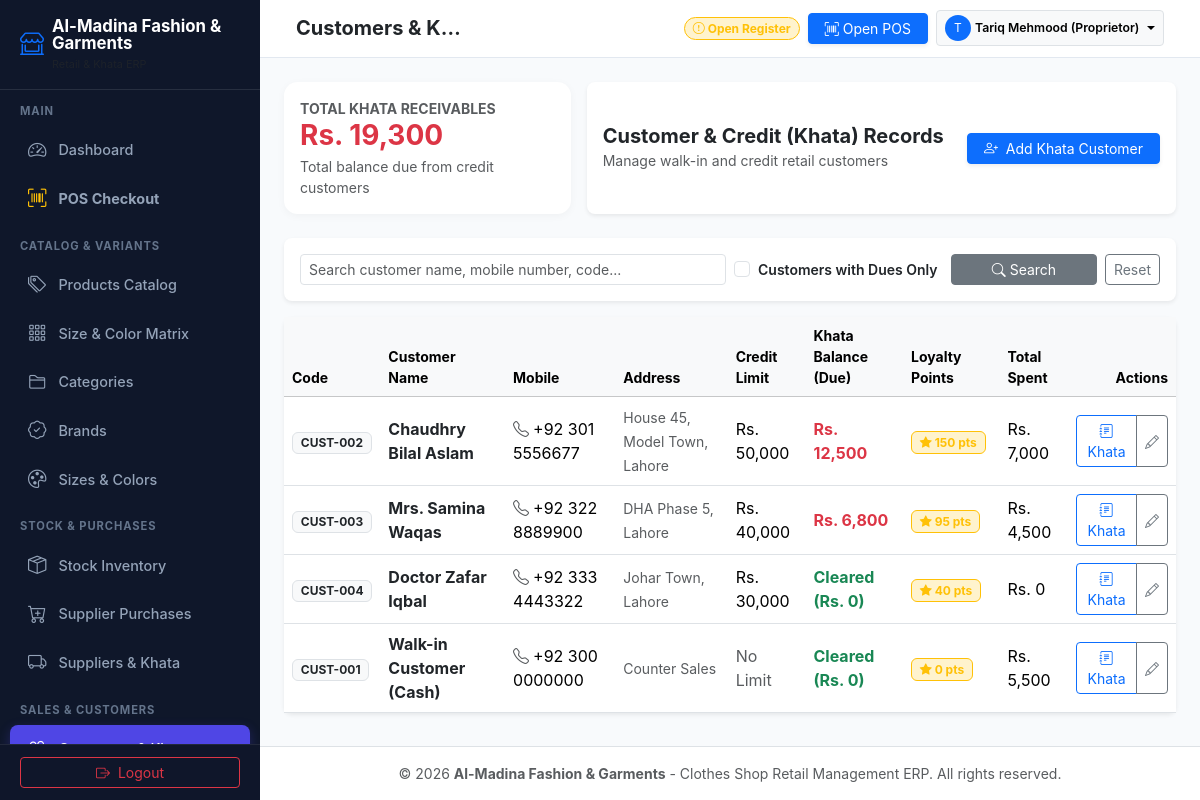
/customers.php (signed in), run on the app's committed database.
### tables this page shows
CREATE TABLE `customers` (
  `id` INT AUTO_INCREMENT PRIMARY KEY,
  `customer_code` VARCHAR(50) NOT NULL UNIQUE,
  `name` VARCHAR(100) NOT NULL,
  `phone` VARCHAR(30) NOT NULL,
  `address` TEXT NULL,
  `credit_limit` DECIMAL(12,2) NOT NULL DEFAULT 0.00,
  `opening_balance` DECIMAL(12,2) NOT NULL DEFAULT 0.00,
  `current_balance` DECIMAL(12,2) NOT NULL DEFAULT 0.00,
  `loyalty_points` INT NOT NULL DEFAULT 0,
  `status` ENUM('active', 'inactive') NOT NULL DEFAULT 'active',
  `created_at` TIMESTAMP DEFAULT CURRENT_TIMESTAMP
);

### config/helpers.php (called while the page is built, shortened)
<?php
function format_currency($amount, $currency = null) {
    if ($currency === null) {
        $currency = 'Rs. ';
    }
    return $currency . number_format((float)$amount, 0);
}

### customers.php (the view, shortened to what this page needs)
<?php
require_once __DIR__ . '/includes/header.php';
$q = trim($_GET['q'] ?? '');
$filter_due = isset($_GET['due_only']);
$where = ["1=1"];
$params = [];
$where_clause = implode(' AND ', $where);
$sql = "SELECT c.*,
               COUNT(s.id) AS total_invoices,
               COALESCE(SUM(s.net_total), 0) AS total_spent
        FROM customers c
        LEFT JOIN sales s ON c.id = s.customer_id AND s.sale_status = 'completed'
        WHERE $where_clause
        GROUP BY c.id
        ORDER BY c.current_balance DESC, c.name ASC";
$stmt = $pdo->prepare($sql);
$stmt->execute($params);
$customers = $stmt->fetchAll();
$totalReceivables = $pdo->query("SELECT COALESCE(SUM(current_balance), 0) FROM customers WHERE status = 'active'")->fetchColumn();
?>
<div class="row g-3 mb-4">
    <div class="col-12 col-md-6 col-xl-4">
        <div class="card kpi-card p-3 h-100">
            <span class="text-muted small fw-bold text-uppercase">Total Khata Receivables</span>
            <h3 class="fw-bold mb-1 text-danger"><?= format_currency($totalReceivables) ?></h3>
            <small class="text-muted">Total balance due from credit customers</small>
        </div>
    </div>
    <div class="col-12 col-md-6 col-xl-8">
        <div class="card border-0 shadow-sm rounded-3 p-3 h-100 d-flex flex-column justify-content-center">
            <div class="d-flex flex-wrap justify-content-between align-items-center gap-2">
                <div>
                    <h5 class="fw-bold mb-0">Customer & Credit (Khata) Records</h5>
                    <small class="text-muted">Manage walk-in and credit retail customers</small>
                </div>
                <button class="btn btn-primary btn-sm px-3 shadow-sm" data-bs-toggle="modal" data-bs-target="#addCustomerModal">
                    <i class="bi bi-person-plus me-1"></i> Add Khata Customer
                </button>
            </div>
        </div>
    </div>
</div>
<div class="card border-0 shadow-sm rounded-3 p-3 mb-3">
    <form method="GET" action="customers.php" class="row g-2 align-items-center">
        <div class="col-12 col-md-6">
            <input type="text" name="q" class="form-control form-control-sm" placeholder="Search customer name, mobile number, code..." value="<?= htmlspecialchars($q) ?>">
        </div>
        <div class="col-6 col-md-3">
            <div class="form-check">
                <input class="form-check-input" type="checkbox" name="due_only" id="dueOnlyCheck" <?= $filter_due ? 'checked' : '' ?>>
                <label class="form-check-label small fw-semibold" for="dueOnlyCheck">
                    Customers with Dues Only
                </label>
            </div>
        </div>
        <div class="col-6 col-md-3 d-flex gap-2">
            <button type="submit" class="btn btn-secondary btn-sm flex-grow-1"><i class="bi bi-search"></i> Search</button>
            <a href="customers.php" class="btn btn-outline-secondary btn-sm">Reset</a>
        </div>
    </form>
</div>
<div class="card border-0 shadow-sm rounded-3">
    <div class="table-responsive">
        <table class="table table-hover align-middle mb-0">
            <thead class="table-light small text-muted">
                <tr>
                    <th>Code</th>
                    <th>Customer Name</th>
                    <th>Mobile</th>
                    <th>Address</th>
                    <th>Credit Limit</th>
                    <th>Khata Balance (Due)</th>
                    <th>Loyalty Points</th>
                    <th>Total Spent</th>
                    <th class="text-end">Actions</th>
                </tr>
            </thead>
            <tbody>
                <?php if (empty($customers)): ?>
                    <tr><td colspan="9" class="text-center py-5 text-muted">No customers found.</td></tr>
                <?php else: ?>
                    <?php foreach ($customers as $c): ?>
                        <tr>
                            <td><span class="badge bg-light text-dark border"><?= htmlspecialchars($c['customer_code']) ?></span></td>
                            <td>
                                <strong class="text-dark"><?= htmlspecialchars($c['name']) ?></strong>
                            </td>
                            <td><i class="bi bi-telephone text-muted me-1"></i><?= htmlspecialchars($c['phone']) ?></td>
                            <td><small class="text-muted"><?= htmlspecialchars($c['address'] ?: 'Counter') ?></small></td>
                            <td><?= $c['credit_limit'] > 0 ? format_currency($c['credit_limit']) : '<span class="text-muted">No Limit</span>' ?></td>
                            <td>
                                <?php if ($c['current_balance'] > 0): ?>
                                    <strong class="text-danger fs-6"><?= format_currency($c['current_balance']) ?></strong>
                                <?php else: ?>
                                    <span class="text-success fw-bold">Cleared (Rs. 0)</span>
                                <?php endif; ?>
                            </td>
                            <td>
                                <span class="badge bg-warning-subtle text-warning border border-warning">
                                    <i class="bi bi-star-fill"></i> <?= $c['loyalty_points'] ?> pts
                                </span>
                            </td>
                            <td><?= format_currency($c['total_spent']) ?></td>
                            <td class="text-end">
                                <div class="btn-group btn-group-sm">
                                    <a href="customer_ledger.php?customer_id=<?= $c['id'] ?>" class="btn btn-outline-primary" title="Customer Khata Statement">
                                        <i class="bi bi-journal-text"></i> Khata
                                    </a>
                                    <button class="btn btn-outline-secondary" onclick='editCustomer(<?= json_encode($c) ?>)' title="Edit Customer">
                                        <i class="bi bi-pencil"></i>
                                    </button>
                                </div>
                            </td>
                        </tr>
                    <?php endforeach; ?>
                <?php endif; ?>
            </tbody>
        </table>
    </div>
</div>
<?php require_once __DIR__ . '/includes/footer.php'; ?>

### assets/css/clothes-retail.css (style rules this page uses)
:root { --cr-primary: #4f46e5; --cr-primary-hover: #4338ca; --cr-secondary: #0ea5e9; --cr-dark: #1e1b4b; --cr-sidebar-bg: #0f172a; --cr-sidebar-hover: #1e293b; --cr-accent: #f43f5e; --cr-bg: #f8fafc; --cr-card-bg: #ffffff; --cr-border: #e2e8f0; }
html, body { height: 100%; }
body { background-color: var(--cr-bg); font-family: -apple-system, BlinkMacSystemFont, "Segoe UI", Roboto, "Helvetica Neue", Arial, sans-serif; color: #334155; min-height: 100%; }
@media (min-width: 992px) { html, body { height: 100vh; overflow: hidden; } }
.kpi-card { border: none; border-radius: 0.85rem; background: #ffffff; box-shadow: 0 2px 8px rgba(0, 0, 0, 0.04); transition: transform 0.2s ease, box-shadow 0.2s ease; }
.table-responsive { -webkit-overflow-scrolling: touch; }

### data on the page
customers: customer_code "CUST-002", name "Chaudhry Bilal Aslam", phone "+92 301 5556677", address "House 45, Model Town, Lahore", credit_limit "Rs. 50,000", current_balance "Rs. 12,500", loyalty_points "150", total_spent "Rs. 7,000"
customers: customer_code "CUST-003", name "Mrs. Samina Waqas", phone "+92 322 8889900", address "DHA Phase 5, Lahore", credit_limit "Rs. 40,000", current_balance "Rs. 6,800", loyalty_points "95", total_spent "Rs. 4,500"
customers: customer_code "CUST-004", name "Doctor Zafar Iqbal", phone "+92 333 4443322", address "Johar Town, Lahore", credit_limit "Rs. 30,000", current_balance "Cleared (Rs. 0)", loyalty_points "40", total_spent "Rs. 0"
customers: customer_code "CUST-001", name "Walk-in Customer (Cash)", phone "+92 300 0000000", address "Counter Sales", credit_limit "No Limit", current_balance "Cleared (Rs. 0)", loyalty_points "0", total_spent "Rs. 5,500"

### other printed values
$shop_name "Al-Madina Fashion & Garments"
$page_title "Customers & K…"
$avatarLetter "T"
$displayName "Tariq Mehmood (Proprietor)"
format_currency($totalReceivables) "Rs. 19,300"
